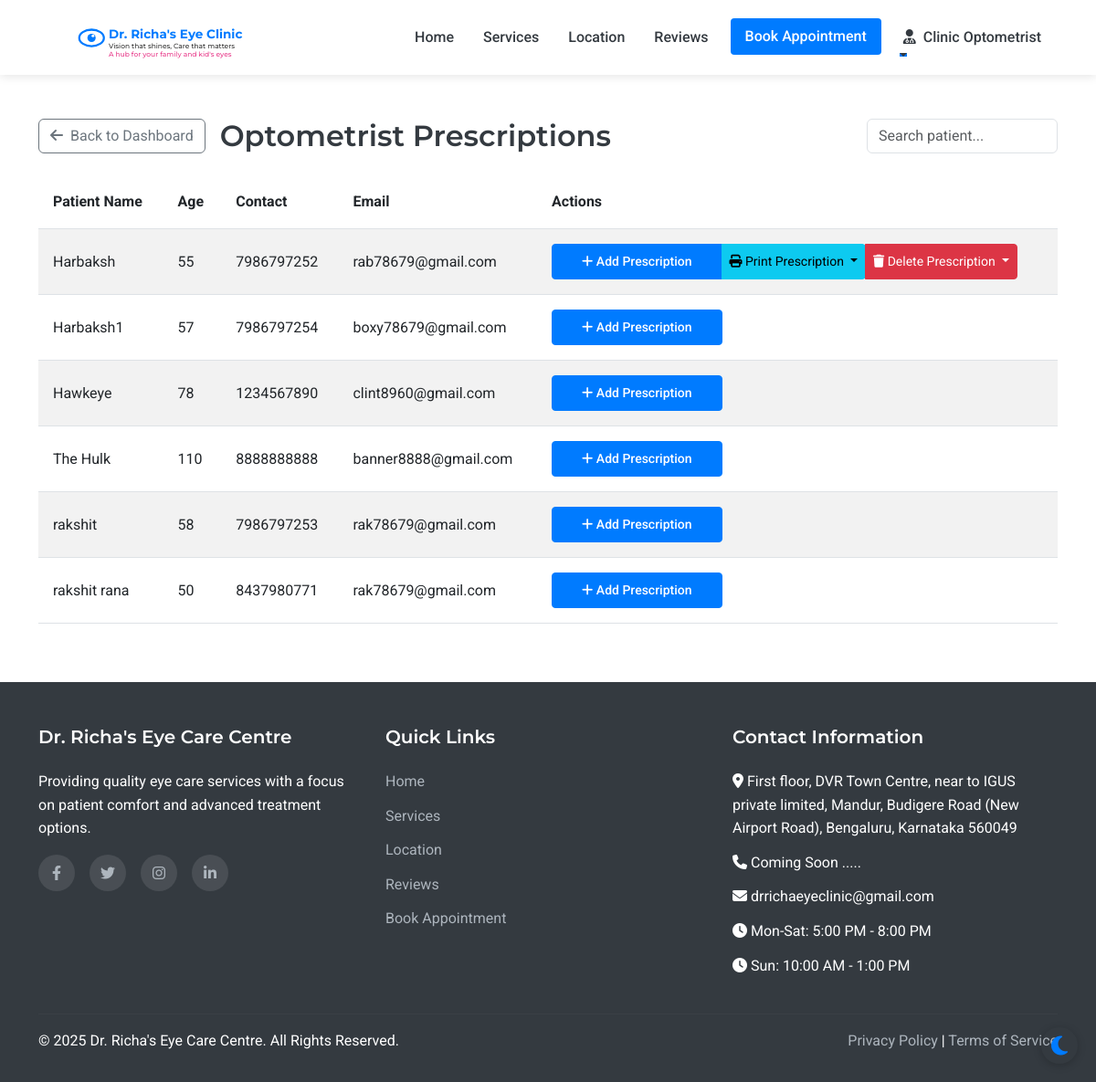
The app's page /assistant/prescriptions (signed in), older data.
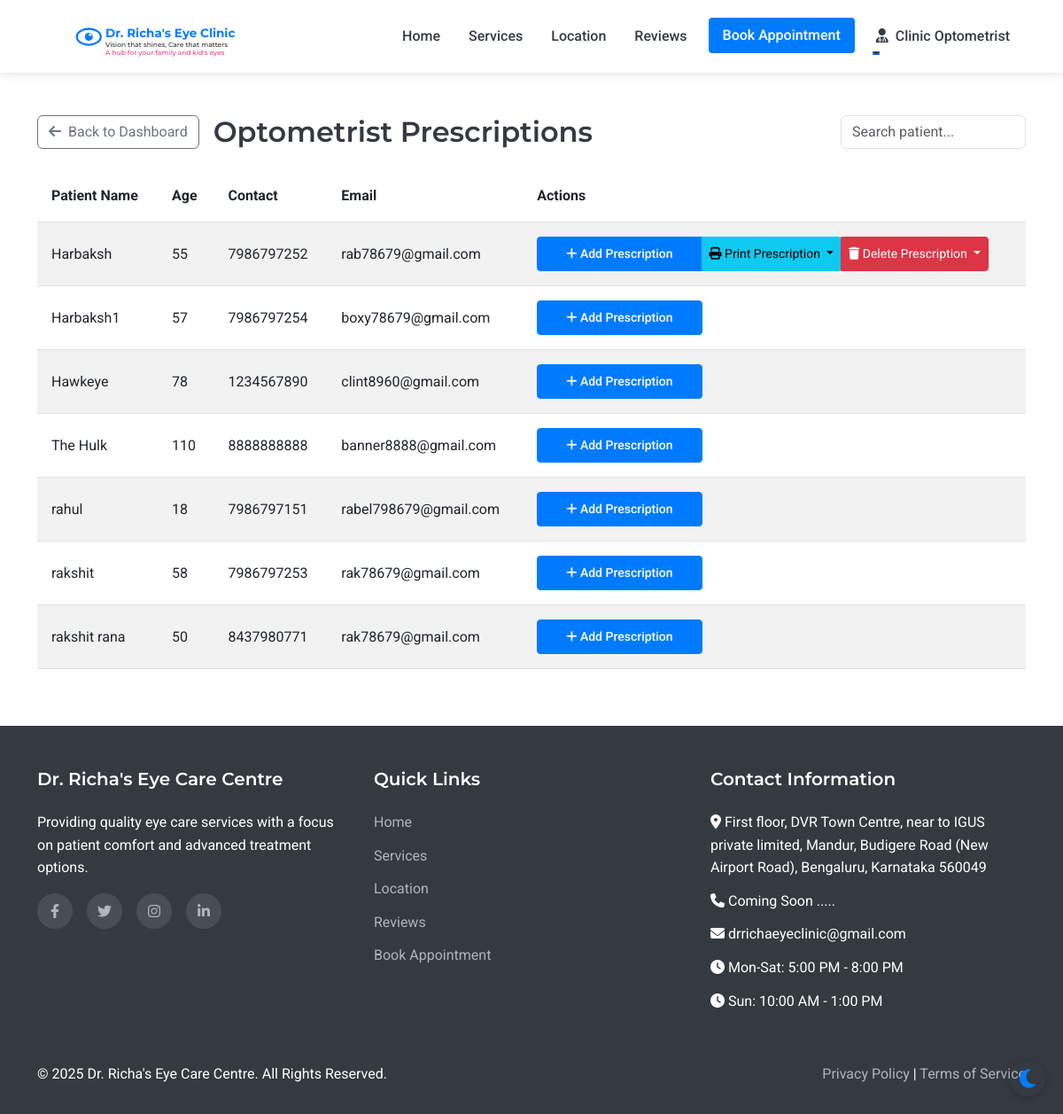
The same page, newer data.
### models.py (models this page shows, shortened)
class Patient(UserMixin, db.Model):
    id = db.Column(db.Integer, primary_key=True)
    full_name = db.Column(db.String(100), nullable=False)
    mobile_number = db.Column(db.String(15), nullable=False)
    email = db.Column(db.String(100), nullable=True)
    age = db.Column(db.Integer, nullable=False)
    sex = db.Column(db.String(10), nullable=True)
    password_hash = db.Column(db.String(256), nullable=True)
    is_registered = db.Column(db.Boolean, default=False)
    created_at = db.Column(db.DateTime, nullable=False, default=datetime.utcnow)
    appointments = db.relationship('Appointment', backref='patient', lazy=True)
    doctor_prescriptions = db.relationship('DoctorPrescription', backref='patient', lazy=True)
    optometrist_prescriptions = db.relationship('OptometristPrescription', backref='patient', lazy=True)

### routes.py (the view)
@app.route('/assistant/prescriptions')
@login_required
def assistant_prescriptions():
    if not isinstance(current_user, Assistant):
        flash('Access denied', 'danger')
        return redirect(url_for('index'))
    all_patients = Patient.query.order_by(Patient.full_name).all()
    return render_template('assistant/prescriptions.html', all_patients=all_patients)

### app.py (called while the page is built)
@login_manager.user_loader
def load_user(user_id):
    from models import Doctor, Assistant, Admin, Patient
    try:
        if user_id.startswith('doctor_'):
            return Doctor.query.get(int(user_id.split('_')[1]))
        elif user_id.startswith('assistant_'):
            return Assistant.query.get(int(user_id.split('_')[1]))
        elif user_id.startswith('admin_'):
            return Admin.query.get(int(user_id.split('_')[1]))
        else:
            return Patient.query.get(int(user_id))
    except (ValueError, AttributeError):
        return None

### routes.py (called while the page is built)
@app.context_processor
def inject_now():
    return {'now': datetime.now()}

### templates/assistant/prescriptions.html (shortened to what this page needs)
{% extends 'layout.html' %}
{% block content %}
<div class="container py-5">
    <div class="d-flex justify-content-between align-items-center mb-4">
        <div class="d-flex align-items-center">
            <a href="{{ url_for('assistant_dashboard') }}" class="btn btn-outline-secondary me-3">
                <i class="fas fa-arrow-left me-1"></i> Back to Dashboard
            </a>
            <h2 class="mb-0">Optometrist Prescriptions</h2>
        </div>
        <input type="text" id="searchInput" class="form-control w-auto" placeholder="Search patient..." onkeyup="searchTable()">
    </div>
    <div class="table-responsive">
        <table class="table table-striped" id="prescriptionTable">
            <thead>
                <tr>
                    <th>Patient Name</th>
                    <th>Age</th>
                    <th>Contact</th>
                    <th>Email</th>
                    <th>Actions</th>
                </tr>
            </thead>
            <tbody>
                {% for patient in all_patients %}
                <tr>
                    <td>{{ patient.full_name }}</td>
                    <td>{{ patient.age }}</td>
                    <td>{{ patient.mobile_number }}</td>
                    <td>{{ patient.email }}</td>
                    <td>
                        <div class="btn-group">
                            <a href="{{ url_for('assistant_add_prescription', patient_id=patient.id) }}"
                               class="btn btn-primary btn-sm">
                                <i class="fas fa-plus"></i> Add Prescription
                            </a>
                            {% if patient.optometrist_prescriptions %}
                            <button type="button" class="btn btn-info btn-sm dropdown-toggle" data-bs-toggle="dropdown">
                                <i class="fas fa-print"></i> Print Prescription
                            </button>
                            <button type="button" class="btn btn-danger btn-sm dropdown-toggle" data-bs-toggle="dropdown">
                                <i class="fas fa-trash"></i> Delete Prescription
                            </button>
                            {% endif %}
                        </div>
                    </td>
                </tr>
                {% endfor %}
            </tbody>
        </table>
    </div>
</div>
{% endblock %}

Row changes from the older to the newer data that the page shows:
added Patient: full_name "rahul", age "18", mobile_number "7986797151", email "rabel798679@gmail.com"
